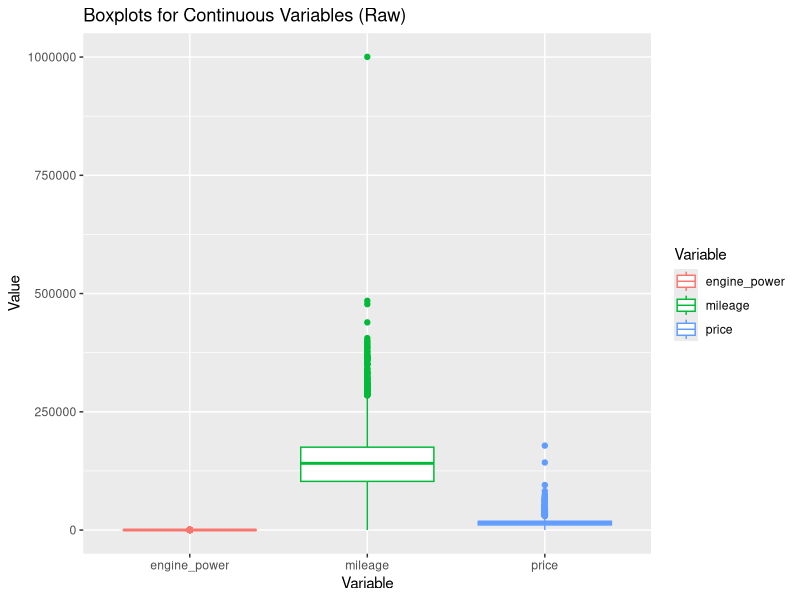
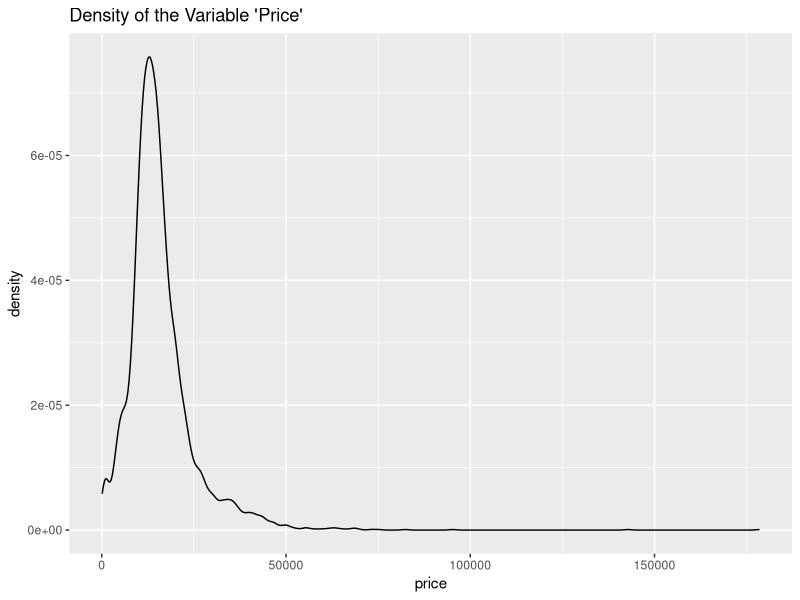
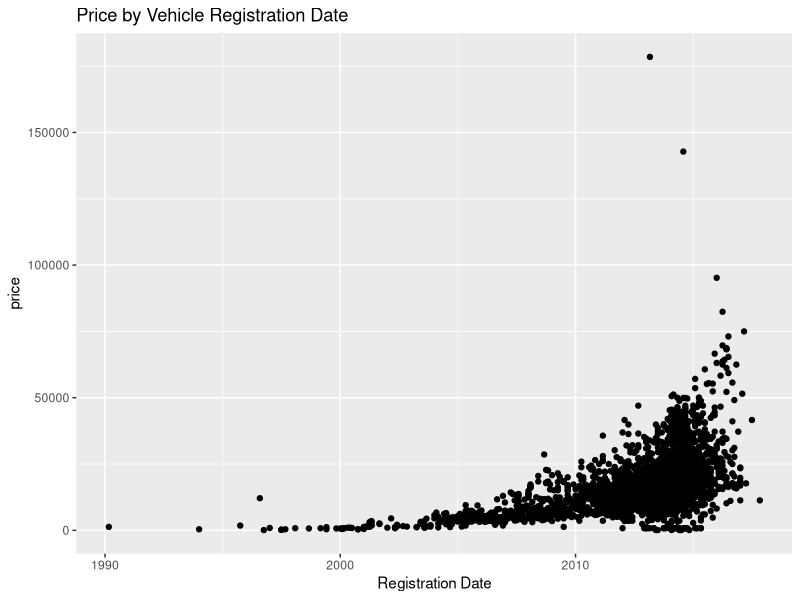
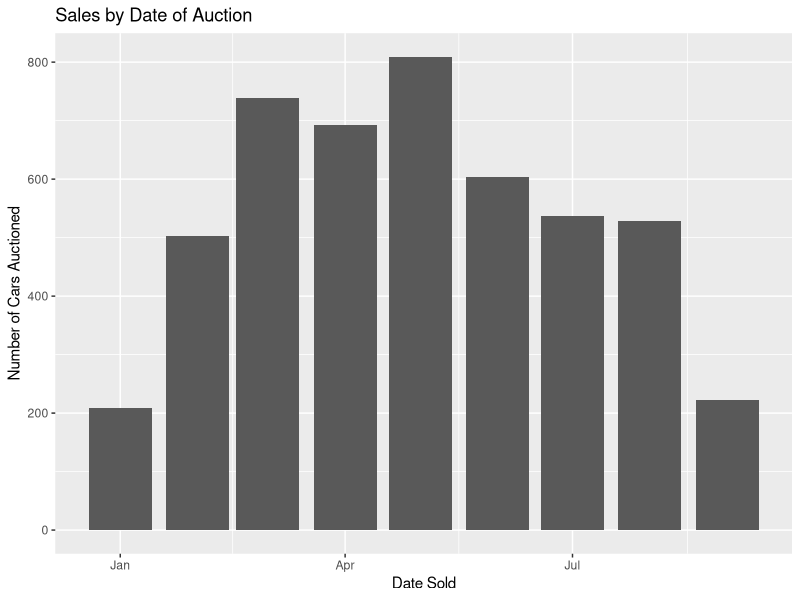
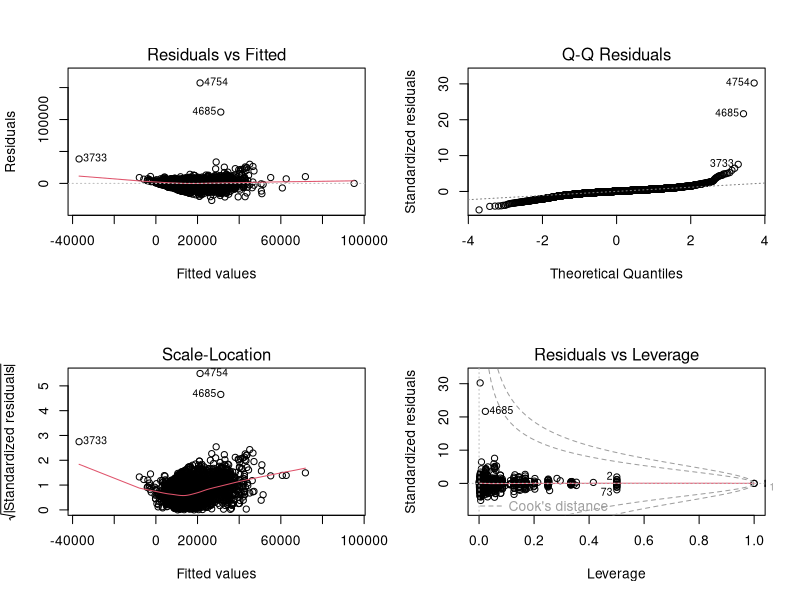
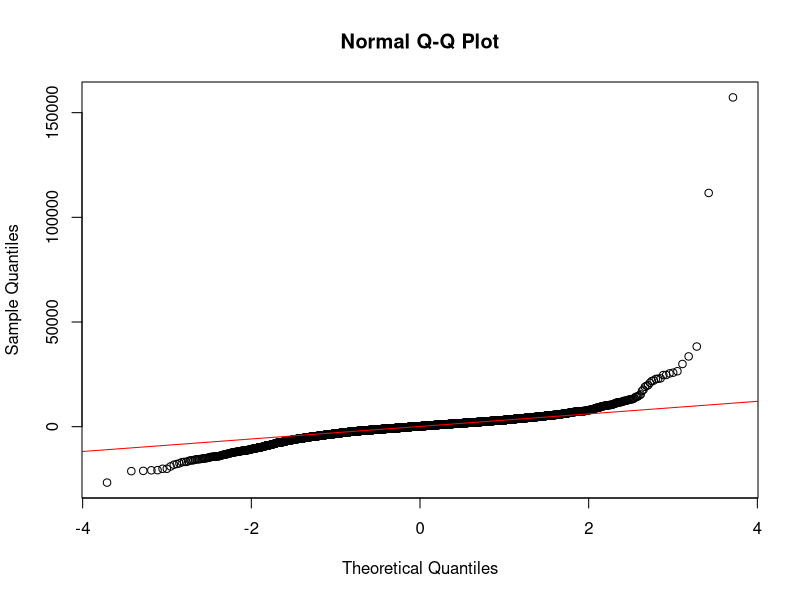
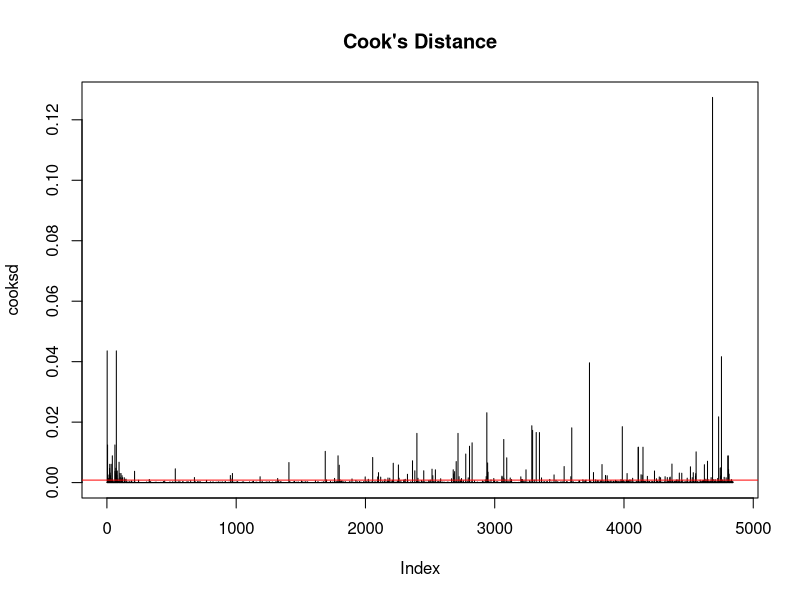
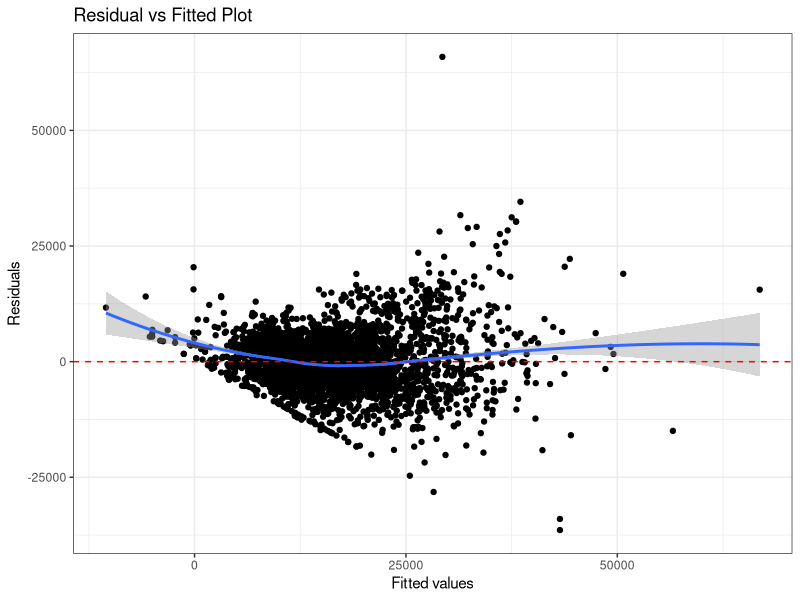

Write R code to recreate these figures, in order.
## ---- chunk 1
knitr::opts_chunk$set(
  echo = TRUE,    # Show the R code in the final output.
  fig.pos = "!h"  # Suggests to position figures "here" in the output.
)
## ---- chunk 2
mylibrary <- c("tidyverse", "cowplot", "GGally", "MASS", "ggplot2", "glmnet", "data.table", "car")
invisible(lapply(mylibrary, library, character.only = TRUE))
### load the data
dat_bmw <- read.csv("BMWpricing_updated.csv")
## ---- chunk 3
par(mfrow=c(2,2))
dat_bmw[,c("price", "mileage", "engine_power")]|>
  pivot_longer(everything(), values_to = "Value", names_to = "Variable") |>
  ggplot() + geom_boxplot(aes(x=Variable, y=Value, color=Variable)) +
  labs(title = "Boxplots for Continuous Variables (Raw)")

dat_bmw|>
  ggplot() + geom_density(aes(x=price)) +
  labs(title = "Density of the Variable 'Price'")

dat_bmw|>
  ggplot(aes(x = as.Date(registration_date, format = "%m/%d/%Y"), y = price)) +
  geom_point() + 
  labs(title = "Price by Vehicle Registration Date") +
  xlab("Registration Date")

dat_bmw|>
  ggplot(aes(x = as.Date(sold_at, format = "%m/%d/%Y"))) +
  geom_bar() + 
  labs(title = "Sales by Date of Auction") +
  xlab("Date Sold") +
  ylab("Number of Cars Auctioned")
  
## ---- chunk 4
dat_bmw_clean <- dat_bmw|>
  filter(mileage < 500000 & mileage > 0)|>
  filter(price < 100000)|>
  filter(engine_power != 0)
  
head(dat_bmw_clean)
## ---- chunk 5
### Create Model series variable
dat_bmw_clean <- dat_bmw_clean %>%
  mutate(model_series = case_when(
    grepl("^1", model_key) ~ "1_Series",
    grepl("^2", model_key) ~ "2_Series",
    grepl("^3", model_key) ~ "3_Series",
    grepl("^4", model_key) ~ "4_Series",
    grepl("^5", model_key) ~ "5_Series",
    grepl("^7", model_key) ~ "7_Series",
    grepl("^M|M$", model_key) ~ "M_Power",
    model_key %in% c("X1") ~ "X1",
    model_key %in% c("X3") ~ "X3",
    model_key %in% c("X5") ~ "X5",
    model_key %in% c("X6") ~ "X6",
    TRUE ~ "Other"
  ))
## ---- chunk 6
# Correct model using your data frame name
model_full <- lm(price ~ mileage + engine_power + paint_color + model_key, data = dat_bmw)

# View model results
summary(model_full)

# Generate diagnostic plots
par(mfrow = c(2, 2))  # Arrange plots in a 2x2 grid
plot(model_full)
par(mfrow = c(1, 1))  # Reset layout

# Q-Q Plot for Normality
qqnorm(resid(model_full))
qqline(resid(model_full), col = "red")

# Shapiro-Wilk test for normality
shapiro.test(resid(model_full))  


# Install 'car' package if necessary
# install.packages("car")

library(car)
vif(model_full)  # Compute Variance Inflation Factor (VIF)

# Compute Cook’s Distance
cooksd <- cooks.distance(model_full)

# Plot Cook’s Distance
plot(cooksd, type = "h", main = "Cook's Distance")
abline(h = 4/(nrow(dat_bmw)), col = "red")  # Threshold line

## ---- chunk 7
baseline_model <- lm(price ~ mileage + engine_power, data = dat_bmw_clean)
summary(baseline_model)
## ---- chunk 8
### Function to create diagnostic plots
diagPlot<-function(model){
    p1<-ggplot(model, aes(.fitted, .resid))+geom_point()
    p1<-p1+stat_smooth(method="loess")+geom_hline(yintercept=0, col="red", linetype="dashed")
    p1<-p1+xlab("Fitted values")+ylab("Residuals")
    p1<-p1+ggtitle("Residual vs Fitted Plot")+theme_bw()
    
    p2 <- ggplot(model, aes(sample = .stdresid)) +
      stat_qq() +
      stat_qq_line() +
      xlab("Theoretical Quantiles") +
      ylab("Standardized Residuals") +
      ggtitle("Normal Q-Q") +
      theme_bw()
    
    p3<-ggplot(model, aes(.fitted, sqrt(abs(.stdresid))))+geom_point(na.rm=TRUE)
    p3<-p3+stat_smooth(method="loess", na.rm = TRUE)+xlab("Fitted Value")
    p3<-p3+ylab(expression(sqrt("|Standardized residuals|")))
    p3<-p3+ggtitle("Scale-Location")+theme_bw()
    
    p5<-ggplot(model, aes(.hat, .stdresid))+geom_point(na.rm=TRUE)
    p5<-p5+stat_smooth(method="loess", na.rm=TRUE)
    p5<-p5+xlab("Leverage")+ylab("Standardized Residuals")
    p5<-p5+ggtitle("Residual vs Leverage Plot")
    p5<-p5+scale_size_continuous("Cook's Distance", range=c(1,5))
    p5<-p5+theme_bw()+theme(legend.position="bottom")
    
    return(list(rvfPlot=p1, qqPlot=p2, sclLocPlot=p3, rvlevPlot=p5))
}
## ---- chunk 9
diagPlot(baseline_model)
## ---- chunk 10
feature_model <- lm(price ~ mileage + engine_power + feature_1 + feature_2 + feature_3 + feature_4 + feature_5 + feature_6 + feature_7 + feature_8, data = dat_bmw_clean)
avPlots(feature_model)
## ---- chunk 11
Full_model <- lm(price ~ mileage + engine_power + model_series, data = dat_bmw_clean)
summary(Full_model)
avPlots(Full_model)
#diagPlot(Full_model)

## ---- chunk 12
ggplot(data = dat_bmw_clean, mapping = aes(x = price, y = mileage)) +
  geom_point(color = "blue", size = 0.5) +
  theme_bw()

Full_model2 <- lm(price ~ mileage + engine_power + model_series + I(mileage^2), data = dat_bmw_clean)
summary(Full_model2)
anova(Full_model, Full_model2)

diagPlot(Full_model2)
## ---- chunk 13
Full_model3 <- lm(price ~ mileage + engine_power + model_series + I(mileage^2) + mileage:engine_power, data = dat_bmw_clean)
summary(Full_model3)
anova(Full_model2, Full_model3)

diagPlot(Full_model3)
## ---- chunk 14
set.seed(2025)
group <- split(sample(1:nrow(dat_bmw_clean)),rep(1:2, times=c(nrow(dat_bmw_clean)/2, nrow(dat_bmw_clean)/2)))

dat_train <- dat_bmw_clean[group$`1`, ]
dat_test <- dat_bmw_clean[group$`2`, ]

## fit Full_model4 to the training data ##
Full_model3_train <- lm(price ~ mileage + engine_power + model_series + I(mileage^2) + mileage:engine_power, data = dat_train)
summary(Full_model3_train)
## ---- chunk 15
#### predict new data using model_full_train and model 2 ####
dat_test$price_new <- predict(Full_model3_train, newdata = dat_test[,-17])

#### performance on predicting ####
dat_predict <- dat_test[,c("price", "mileage", "price_new")]
## R^2
fun_r2 <- function(obe, pred){
  rss <- sum((obe-pred)^2)
  sst <- sum((obe-mean(obe))^2)
  r2 <- 1 - rss/sst
  
  return(r2)
}
fun_r2(dat_predict$price, dat_predict$price_new)

## MSE
fun_mse <- function(obe, pred){
  mse <- (sum((obe-pred)^2))/length(pred)
  
  return(mse)
}
fun_mse(dat_predict$price, dat_predict$price_new)

## MAE
fun_mae <- function(obe, pred){
  mse <- (sum(abs(obe-pred)))/length(pred)
  
  return(mse)
}
fun_mae(dat_predict$price, dat_predict$price_new)

summary(dat_predict$price)
summary(dat_predict$price_new)
## ---- chunk 16
dat_predict$price <- as.numeric(dat_predict$price)
dat_predict$mileage <- as.numeric(dat_predict$mileage)

ggplot() +
  geom_point(data = dat_predict, aes(x = mileage, y = price, color = "Observation"), size = 0.5) +
  geom_point(data = dat_predict, aes(x = mileage, y = price_new, color = "Prediction"), alpha = 0.5, size = 0.5) +
  labs(title = "Prediction of Price with primary and sensitivity analysis") +
  xlab("Mileage") +
  ylab("Price") +
  scale_color_manual(name = element_blank(), values = c("Observation" = "grey60", "Prediction" = "blue")) +
  theme_bw()
## ---- chunk 17
dat_bmw_clean <- dat_bmw_clean|>
  mutate(age = 2018 - year(as.Date(registration_date, format = "%m/%d/%Y")))|>
  mutate(series = substr(model_key, 1, 1))

# remove series with only 1 or 2 cars belonging
series_types = c(unique(dat_bmw_clean$series)[1:7], unique(dat_bmw_clean$series)[8:10])

coefs = c()

for(i in seq(1:length(series_types))){
  temp.df <- dat_bmw_clean|>
    filter(series == series_types[i])
  temp.lm <- lm(log(price) ~ age, data = temp.df)
  coefs = c(coefs, coef(temp.lm)[2])
  
}
rm(temp.df)
rm(temp.lm)

coefs
## ---- chunk 18
length(unique(dat_bmw$model_key))
unique(dat_bmw$paint_color)
unique(dat_bmw$fuel)

range(as.Date(dat_bmw$registration_date, format = "%m/%d/%Y"), na.rm=T)
range(as.Date(dat_bmw$sold_at, format = "%m/%d/%Y"), na.rm=T)

min(dat_bmw$mileage)
min(dat_bmw$engine_power)
min(dat_bmw$price)

median(dat_bmw$price)
range(dat_bmw$engine_power)

mean(dat_bmw$feature_1 == T)
mean(dat_bmw$feature_2 == T)
mean(dat_bmw$feature_3 == T)
mean(dat_bmw$feature_4 == T)
mean(dat_bmw$feature_5 == T)
mean(dat_bmw$feature_6 == T)
mean(dat_bmw$feature_7 == T)
mean(dat_bmw$feature_8 == T)

coef(lm(dat_bmw$price ~ dat_bmw$feature_7))

max(dat_bmw$mileage)
